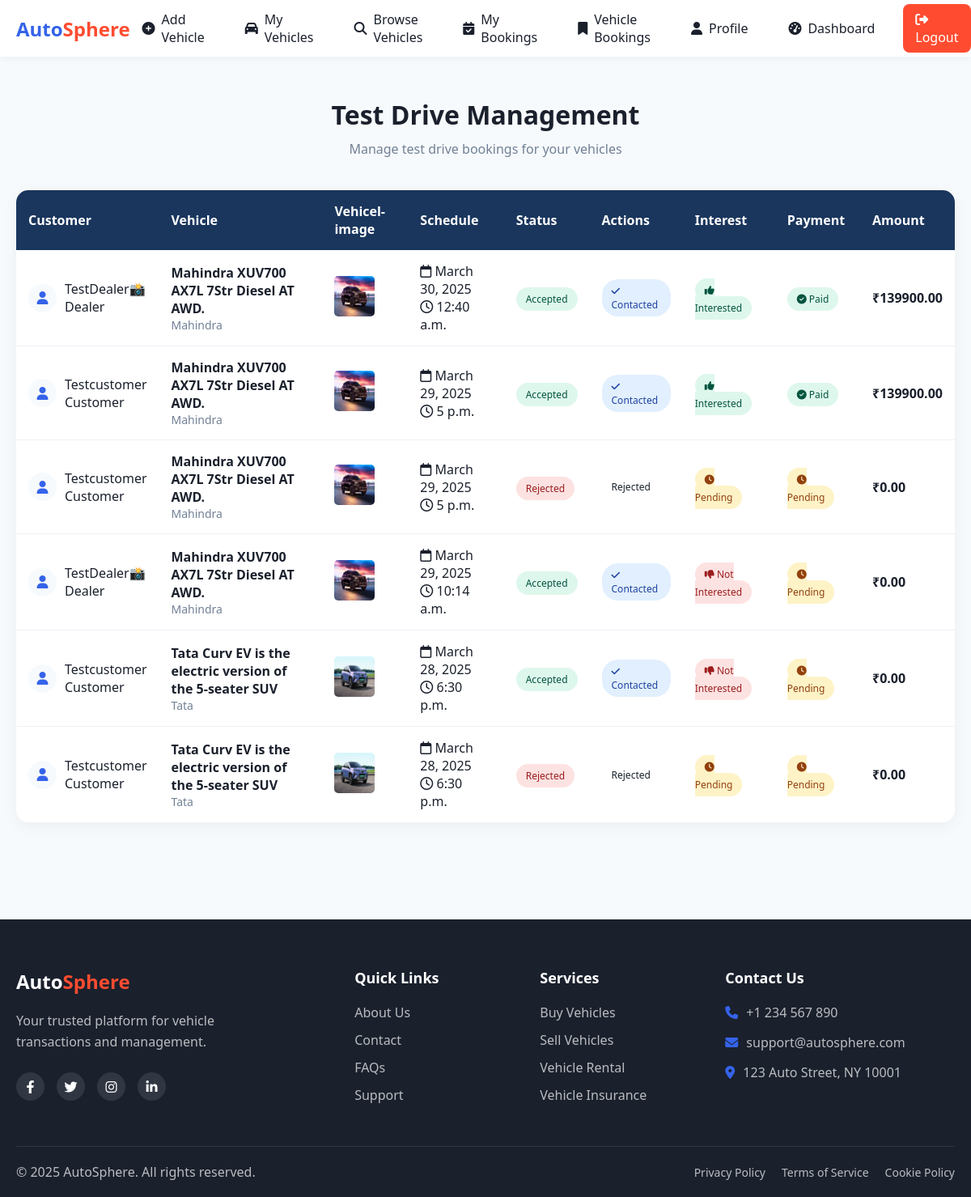
Page /Customer/my_vehicle_bookings/ (signed in) on the committed database.
### Customer/models.py (models this page shows, shortened)
class TestDriveBooking(models.Model):
    customer = models.ForeignKey(Customer, on_delete=models.CASCADE, null=True, blank=True)  # Allow null for dealers
    dealer = models.ForeignKey(Dealer, on_delete=models.CASCADE, null=True, blank=True)  # Optional Dealer field
    vehicle = models.ForeignKey(Vehicle, on_delete=models.CASCADE)
    date = models.DateField()
    time = models.TimeField()
    status = models.CharField(max_length=20, choices=[("Pending", "Pending"), ("Accepted", "Accepted"), ("Rejected", "Rejected")], default="Pending")
    payment_status = models.CharField(max_length=20, choices=[("Pending", "Pending"), ("Paid", "Paid")], default="Pending")
    Payment_amount = models.DecimalField(max_digits=10, decimal_places=2, default=0.00)
    Contancted = models.CharField(max_length=20, choices=[("Pending", "Pending"), ("Contacted", "Contacted")], default="Pending")
    Intrested = models.CharField(max_length=20, choices=[("Pending", "Pending"), ("Intrested", "Intrested"),("Not-Intrested", "Not-Intrested")], default="Pending")

class Vehicle(models.Model):
    SALE = 'sale'
    RENT = 'rent'
    VEHICLE_TYPES = [
        (SALE, 'For Sale'),
        (RENT, 'For Rent'),
    ]
    dealer = models.ForeignKey(Dealer, on_delete=models.CASCADE, null=True, blank=True)
    showroom_dealer = models.ForeignKey(Showroom, on_delete=models.CASCADE, null=True, blank=True)
    owner = models.ForeignKey(Customer, on_delete=models.CASCADE, null=True, blank=True)
    title = models.CharField(max_length=255)
    brand = models.CharField(max_length=100)
    model = models.CharField(max_length=100)
    year = models.PositiveIntegerField()
    price = models.DecimalField(max_digits=10, decimal_places=2)
    vehicle_type = models.CharField(max_length=10, choices=VEHICLE_TYPES, default=SALE)
    description = models.TextField()
    mileage = models.PositiveIntegerField(null=True, blank=True)
    fuel_type = models.CharField(max_length=50, choices=[("Petrol", "Petrol"), ("Diesel", "Diesel"), ("Electric", "Electric")])
    transmission = models.CharField(max_length=50, choices=[("Manual", "Manual"), ("Automatic", "Automatic")])
    available = models.BooleanField(default=True)
    image = models.ImageField(upload_to="vehicle_images/", null=True, blank=True)
    created_at = models.DateTimeField(default=now)

class Customer(models.Model):
    name = models.CharField(max_length=100)
    email = models.EmailField(unique=True)
    phone = models.CharField(max_length=15, unique=True)
    registered_at = models.DateTimeField(default=now)
    approval_status = models.BooleanField(default=False)
    password = models.CharField(max_length=128)
    id_proof_number = models.CharField(max_length=50, unique=True)
    profile_image = models.ImageField(upload_to='profile_images/', null=True, blank=True)
    address = models.TextField()

### Dealer/models.py (models this page shows)
class Dealer(models.Model):
    name = models.CharField(max_length=100)
    email = models.EmailField(unique=True)
    phone = models.CharField(max_length=15, unique=True)
    registered_at = models.DateTimeField(default=now)
    approval_status = models.BooleanField(default=False)
    password = models.CharField(max_length=128)
    id_proof_number = models.CharField(max_length=50, unique=True)
    profile_image_dealer = models.ImageField(upload_to='profile_images_dealer/', null=True, blank=True)
    address = models.TextField()

### Customer/views.py (the view)
# urls.py: path("my_vehicle_bookings/", views.customer_vehicle_bookings, name="customer_vehicle_bookings"),
def customer_vehicle_bookings(request):
    if "cid" not in request.session:
        return redirect("Customer:Login")
    customer_id = request.session["cid"]
    test_drives = TestDriveBooking.objects.filter(vehicle__owner_id=customer_id).order_by("-date", "-time")
    return render(
        request,
        "Customer/customer_vehicle_bookings.html",
        {"test_drives": test_drives},
    )

### Customer/templates/Customer/customer_vehicle_bookings.html (shortened to what this page needs)
<!DOCTYPE html>
<html lang="en">
<head>
    <link rel="stylesheet" href="https://cdnjs.cloudflare.com/ajax/libs/font-awesome/6.4.0/css/all.min.css">
</head>
<body>
    <nav class="navbar">
        <div class="nav-container">
            <a href="{% url 'Customer:Customer_home' %}" class="logo">Auto<span>Sphere</span></a>
            <div class="nav-links" id="navLinks">
                <a href="{% url 'Customer:add_vehicle' %}" class="nav-link">
                    <i class="fas fa-plus-circle"></i> Add Vehicle
                </a>
                <a href="{% url 'Customer:customer_vehicles' %}" class="nav-link">
                    <i class="fas fa-car"></i> My Vehicles
                </a>
                <a href="{% url 'Customer:view_vehicles' %}" class="nav-link">
                    <i class="fas fa-search"></i> Browse Vehicles
                </a>
                <a href="{% url 'Customer:customer_bookings' %}" class="nav-link">
                    <i class="fas fa-calendar-check"></i> My Bookings
                </a>
                <a href="{% url 'Customer:customer_vehicle_bookings' %}" class="nav-link">
                    <i class="fas fa-bookmark"></i> Vehicle Bookings
                </a>
                <a href="{% url 'Customer:customer_profile' %}" class="nav-link">
                    <i class="fas fa-user"></i> Profile
                </a>
                <a href="{% url 'Customer:customer_dashboard' %}" class="nav-link">
                    <i class="fas fa-tachometer-alt"></i> Dashboard
                </a>
                <a href="{% url 'Customer:index' %}" class="logout-btn">
                    <i class="fas fa-sign-out-alt"></i> Logout
                </a>
            </div>
        </div>
    </nav>
    <div class="main-content">
        <div class="bookings-container">
            <div class="page-header">
                <h2>Test Drive Management</h2>
                <p>Manage test drive bookings for your vehicles</p>
            </div>
            <div class="bookings-table">
                <table>
                    <thead>
                        <tr>
                            <th>Customer</th>
                            <th>Vehicle</th>
                            <th>Vehicel-image</th>
                            <th>Schedule</th>
                            <th>Status</th>
                            <th>Actions</th>
                            <th>Interest</th>
                            <th>Payment</th>
                            <th>Amount</th>
                        </tr>
                    </thead>
                    <tbody>
                        {% for booking in test_drives %}
                        <tr>
                            <td>
                                <div class="customer-info">
                                    <div class="customer-avatar">
                                        <i class="fas fa-user"></i>
                                    </div>
                                    <div>
                                        {% if booking.customer %}
                                        {{ booking.customer.name }}
                                        <div class="text-muted">Customer</div>
                                        {% elif booking.dealer %}
                                        {{ booking.dealer.name }}
                                        <div class="text-muted">Dealer</div>
                                        {% else %}
                                        N/A
                                        {% endif %}
                                    </div>
                                </div>
                            </td>
                            <td>
                                <div class="vehicle-info">
                                    <span class="vehicle-model">{{ booking.vehicle.model }}</span>
                                    <span class="vehicle-brand">{{ booking.vehicle.brand }}</span>
                                </div>
                            </td>
                            <td>
                                <img src="{{ booking.vehicle.image.url }}" alt="Vehicle Image"
                                    style="width: 50px; height: 50px; border-radius: 5px;">
                            </td>
                            <td>
                                <div class="schedule-info">
                                    <div><i class="far fa-calendar"></i> {{ booking.date }}</div>
                                    <div><i class="far fa-clock"></i> {{ booking.time }}</div>
                                </div>
                            </td>
                            <td>
                                <span class="badge {% if booking.status == 'Pending' %}badge-warning
                                    {% elif booking.status == 'Accepted' %}badge-success
                                    {% else %}badge-danger{% endif %}">
                                    {{ booking.status }}
                                </span>
                            </td>
                            <td>
                                <div class="action-buttons">
                                    {% if booking.status == "Pending" %}
                                    <a href="{% url 'Customer:approve_customer_booking' booking.id %}"
                                        class="btn btn-success">
                                        <i class="fas fa-check"></i> Approve
                                    </a>
                                    <a href="{% url 'Customer:reject_customer_booking' booking.id %}"
                                        class="btn btn-danger">
                                        <i class="fas fa-times"></i> Reject
                                    </a>
                                    {% elif booking.status == "Accepted" %}
                                    {% if booking.Contancted == "Pending" %}
                                    <a href="{% url 'Customer:mark_contacted' booking.id %}" class="btn btn-info">
                                        <i class="fas fa-phone"></i> Mark Contacted
                                    </a>
                                    {% else %}
                                    <span class="badge badge-primary">
                                        <i class="fas fa-check"></i> Contacted
                                    </span>
                                    {% endif %}
                                    {% else %}
                                    <span class="badge badge-secondary">{{ booking.status }}</span>
                                    {% endif %}
                                </div>
                            </td>
                            <td>
                                <span class="badge
                                    {% if booking.Intrested == 'Intrested' %}badge-success
                                    {% elif booking.Intrested == 'Not-Intrested' %}badge-danger
                                    {% else %}badge-warning{% endif %}">
                                    {% if booking.Intrested == 'Intrested' %}
                                    <i class="fas fa-thumbs-up"></i> Interested
                                    {% elif booking.Intrested == 'Not-Intrested' %}
                                    <i class="fas fa-thumbs-down"></i> Not Interested
                                    {% else %}
                                    <i class="fas fa-clock"></i> Pending
                                    {% endif %}
                                </span>
                            </td>
                            <td>
                                <span
                                    class="badge {% if booking.payment_status == 'Paid' %}badge-success{% else %}badge-warning{% endif %}">
                                    {% if booking.payment_status == 'Paid' %}
                                    <i class="fas fa-check-circle"></i> Paid
                                    {% else %}
                                    <i class="fas fa-clock"></i> Pending
                                    {% endif %}
                                </span>
                            </td>
                            <td>
                                <strong>₹{{ booking.Payment_amount }}</strong>
                            </td>
                        </tr>
                        {% endfor %}
                    </tbody>
                </table>
            </div>
        </div>
    </div>
    <footer class="footer">
        <div class="footer-content">
            <div class="footer-main">
                <div class="footer-column brand-col">
                    <a href="#" class="footer-logo">Auto<span>Sphere</span></a>
                    <p class="footer-description">Your trusted platform for vehicle transactions and management.</p>
                    <div class="social-links">
                        <a href="#" class="social-link"><i class="fab fa-facebook-f"></i></a>
                        <a href="#" class="social-link"><i class="fab fa-twitter"></i></a>
                        <a href="#" class="social-link"><i class="fab fa-instagram"></i></a>
                        <a href="#" class="social-link"><i class="fab fa-linkedin-in"></i></a>
                    </div>
                </div>
                <div class="footer-column">
                    <h4>Quick Links</h4>
                    <ul class="footer-links">
                        <li><a href="#">About Us</a></li>
                        <li><a href="#">Contact</a></li>
                        <li><a href="#">FAQs</a></li>
                        <li><a href="#">Support</a></li>
                    </ul>
                </div>
                <div class="footer-column">
                    <h4>Services</h4>
                    <ul class="footer-links">
                        <li><a href="#">Buy Vehicles</a></li>
                        <li><a href="#">Sell Vehicles</a></li>
                        <li><a href="#">Vehicle Rental</a></li>
                        <li><a href="#">Vehicle Insurance</a></li>
                    </ul>
                </div>
                <div class="footer-column">
                    <h4>Contact Us</h4>
                    <ul class="footer-contact">
                        <li><i class="fas fa-phone"></i> +1 234 567 890</li>
                        <li><i class="fas fa-envelope"></i> support@autosphere.com</li>
                        <li><i class="fas fa-map-marker-alt"></i> 123 Auto Street, NY 10001</li>
                    </ul>
                </div>
            </div>
            <div class="footer-bottom">
                <div class="copyright">
                    <p>&copy; 2025 AutoSphere. All rights reserved.</p>
                </div>
                <div class="footer-bottom-links">
                    <a href="#">Privacy Policy</a>
                    <a href="#">Terms of Service</a>
                    <a href="#">Cookie Policy</a>
                </div>
            </div>
        </div>
    </footer>
</body>
</html>

### rows in the picture
TestDriveBooking: dealer.name "TestDealer📸", vehicle.model "Mahindra XUV700 AX7L 7Str Diesel AT AWD.", vehicle.brand "Mahindra", vehicle.image (picture), date "March 30, 2025", time "12:40 a.m.", status "Accepted", Contancted "Contacted", Intrested "Intrested" (drawn), payment_status "Paid" (drawn), Payment_amount "139900.00"
TestDriveBooking: customer.name "Testcustomer", vehicle.model "Mahindra XUV700 AX7L 7Str Diesel AT AWD.", vehicle.brand "Mahindra", vehicle.image (picture), date "March 29, 2025", time "5 p.m.", status "Accepted", Contancted "Contacted", Intrested "Intrested" (drawn), payment_status "Paid" (drawn), Payment_amount "139900.00"
TestDriveBooking: customer.name "Testcustomer", vehicle.model "Mahindra XUV700 AX7L 7Str Diesel AT AWD.", vehicle.brand "Mahindra", vehicle.image (picture), date "March 29, 2025", time "5 p.m.", status "Rejected", Intrested "Pending" (drawn), payment_status "Pending" (drawn), Payment_amount "0.00"
TestDriveBooking: dealer.name "TestDealer📸", vehicle.model "Mahindra XUV700 AX7L 7Str Diesel AT AWD.", vehicle.brand "Mahindra", vehicle.image (picture), date "March 29, 2025", time "10:14 a.m.", status "Accepted", Contancted "Contacted", Intrested "Not-Intrested" (drawn), payment_status "Pending" (drawn), Payment_amount "0.00"
TestDriveBooking: customer.name "Testcustomer", vehicle.model "Tata Curv EV is the electric version of the 5-seater SUV", vehicle.brand "Tata", vehicle.image (picture), date "March 28, 2025", time "6:30 p.m.", status "Accepted", Contancted "Contacted", Intrested "Not-Intrested" (drawn), payment_status "Pending" (drawn), Payment_amount "0.00"
TestDriveBooking: customer.name "Testcustomer", vehicle.model "Tata Curv EV is the electric version of the 5-seater SUV", vehicle.brand "Tata", vehicle.image (picture), date "March 28, 2025", time "6:30 p.m.", status "Rejected", Intrested "Pending" (drawn), payment_status "Pending" (drawn), Payment_amount "0.00"
